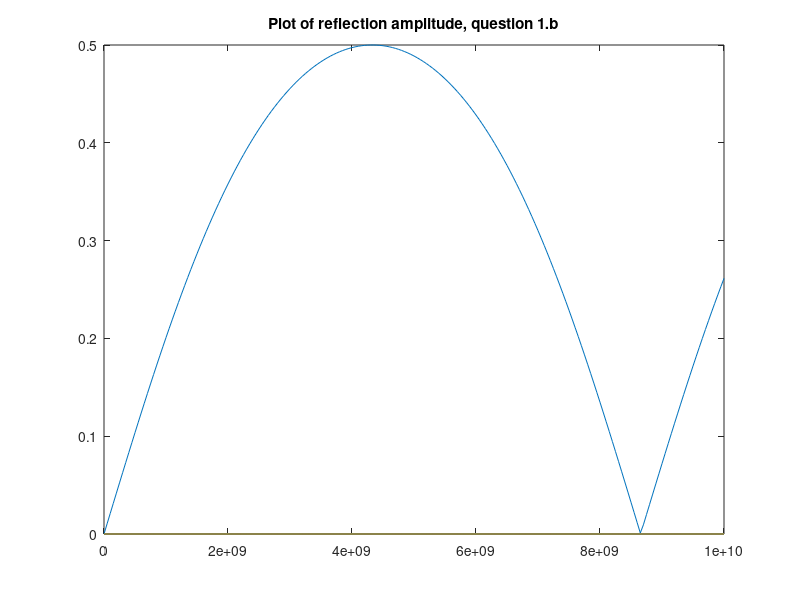

MATLAB code to generate this figure:

clear; close all;
freq =0:0.05e9:10e9;
nb = 377/sqrt(3);
na = 377;

reCoefficient1 = 0.267949;
beta = 5.777e-9;
impedence = zeros(length(freq));
reCoefficient2 = zeros(length(freq));
for k=1: length(freq)
    impedence(k) = nb .* (1+reCoefficient1.*exp(-2j.*beta.*(2*pi).*freq(k)...
        .*0.01))./(1-reCoefficient1.*exp(-2j.*beta.*(2*pi).*freq(k).*0.01));
    reCoefficient2(k) = abs((impedence(k) - na)/(impedence(k) + na));
end




plot(freq,reCoefficient2)
title('Plot of reflection amplitude, question 1.b')
%xlabel('0 < \thetai < 90 (degree)') 
%ylabel('\thetat (degree)') 



